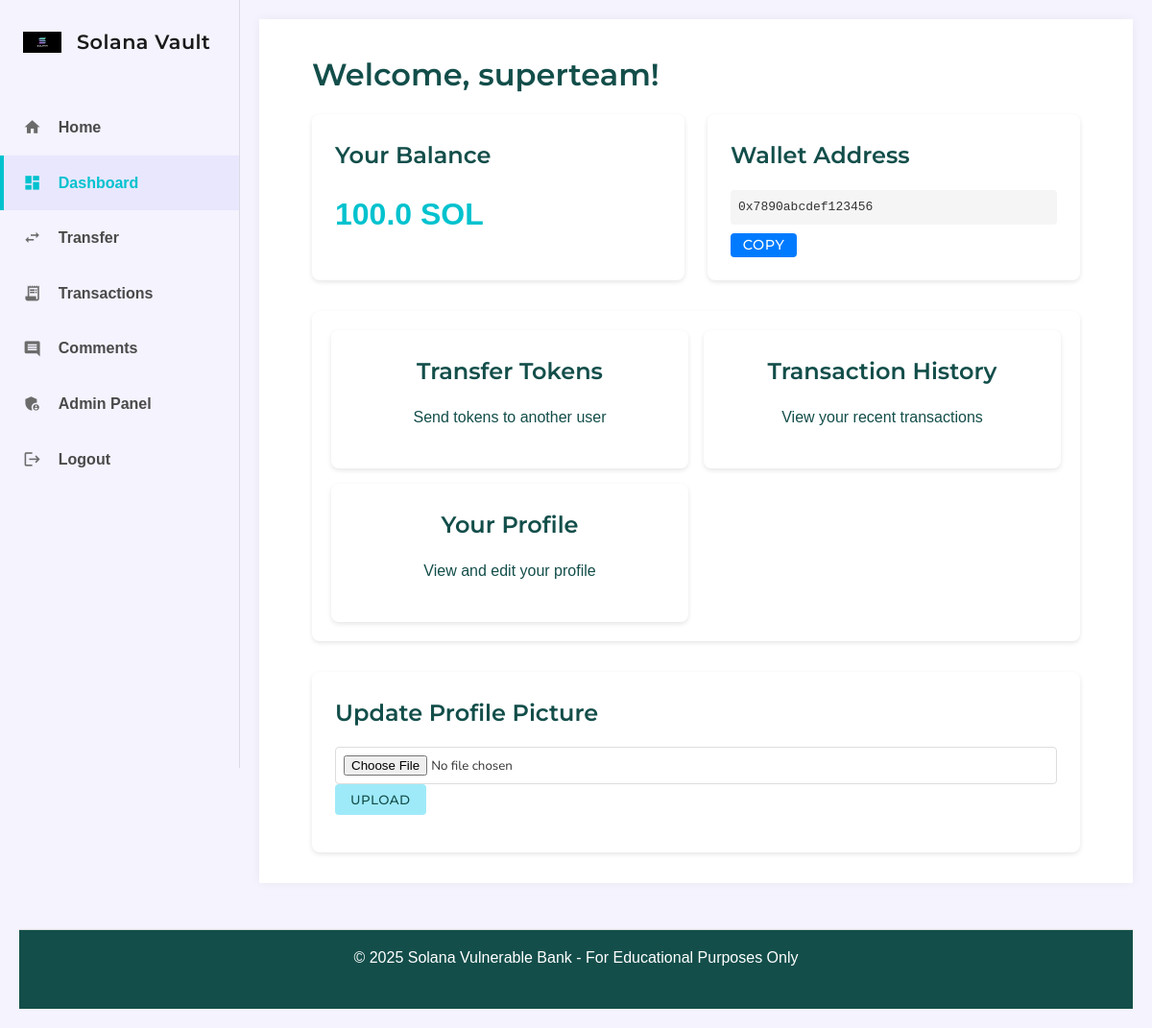
/dashboard (signed in), run on the app's committed database.
### tables this page shows
CREATE TABLE users (
            id INTEGER PRIMARY KEY AUTOINCREMENT,
            username TEXT UNIQUE NOT NULL,
            password TEXT NOT NULL,
            wallet_address TEXT UNIQUE NOT NULL,
            seed_phrase TEXT NOT NULL,
            balance REAL DEFAULT 100.0,
            profile_picture TEXT,
            is_admin BOOLEAN DEFAULT 0,
            is_active BOOLEAN DEFAULT 1,
            last_login DATETIME,
            failed_login_attempts INTEGER DEFAULT 0
        );

### app.py (the view)
    def wrapped_view(**kwargs):
        if 'user_id' not in session:
            flash('Please login first', 'warning')
            return redirect(url_for('auth.login'))
        return view(**kwargs)

### app.py (called while the page is built)
def login_required(view):
    def wrapped_view(**kwargs):
        if 'user_id' not in session:
            flash('Please login first', 'warning')
            return redirect(url_for('auth.login'))
        return view(**kwargs)
    wrapped_view.__name__ = view.__name__
    return wrapped_view

@app.context_processor
def inject_admin_status():
    return dict(is_admin=lambda: 'user_id' in session and is_admin(session['user_id']))

@app.route('/dashboard')
@login_required
def dashboard():
    user_id = session.get('user_id')
    balance = get_balance(user_id)
    return render_template('dashboard.html', balance=balance)

### database.py (called while the page is built)
def get_db():
    db = getattr(g, '_database', None)
    if db is None:
        db = g._database = sqlite3.connect(DATABASE)
        db.row_factory = sqlite3.Row
    return db

def query_db(query, args=(), one=False):
    cur = get_db().execute(query, args)
    rv = cur.fetchall()
    cur.close()
    get_db().commit()
    return (rv[0] if rv else None) if one else rv

def get_user_by_id(user_id):
    return query_db("SELECT * FROM users WHERE id = ?", [user_id], one=True)

def get_balance(user_id):
    user = get_user_by_id(user_id)
    if user:
        return user['balance']
    return 0

def is_admin(user_id):
    user = get_user_by_id(user_id)
    return user and user['is_admin'] == 1

### templates/dashboard.html (shortened to what this page needs)
{% extends "base.html" %}
{% block content %}
<div class="dashboard">
    <h2>Welcome, {{ session.username }}!</h2>
    <div class="wallet-info">
        <div class="balance-card">
            <h3>Your Balance</h3>
            <div class="balance">{{ balance }} SOL</div>
        </div>
        <div class="wallet-address">
            <h3>Wallet Address</h3>
            <div class="address">{{ session.wallet_address }}</div>
            <button class="btn small" onclick="copyToClipboard('{{ session.wallet_address }}')">Copy</button>
        </div>
    </div>
    <div class="quick-actions">
        <a href="{{ url_for('transfer') }}" class="action-card">
            <h3>Transfer Tokens</h3>
            <p>Send tokens to another user</p>
        </a>
        <a href="{{ url_for('transactions') }}" class="action-card">
            <h3>Transaction History</h3>
            <p>View your recent transactions</p>
        </a>
        <a href="{{ url_for('profile', user_id=session.user_id) }}" class="action-card">
            <h3>Your Profile</h3>
            <p>View and edit your profile</p>
        </a>
    </div>
    <div class="profile-upload">
        <h3>Update Profile Picture</h3>
        <form action="{{ url_for('upload_profile_pic') }}" method="POST" enctype="multipart/form-data">
            <div class="form-group">
                <input type="file" name="profile_pic" id="profile_pic">
                <button type="submit" class="btn secondary">Upload</button>
            </div>
        </form>
    </div>
</div>
{% endblock %}

### static/style.css (style rules this page uses)
:root { --primary-color: #00C2CE; --secondary-color: #9FEAF9; --dark-color: #134E4A; --light-color: #F0FDFA; --danger-color: #FF6B6B; --success-color: #51CF66; --warning-color: #FFD43B; --info-color: #339AF0; --sidebar-width: 250px; --header-height: 60px; --font-body: 'Nunito', sans-serif; --font-heading: 'Montserrat', sans-serif; }
* { margin: 0; padding: 0; box-sizing: border-box; }
body { font-family: var(--font-body); line-height: 1.6; color: #333; background-color: #F4F3FE; margin: 0; padding: 0; overflow-x: hidden; }
h1, h2, h3, h4, h5, h6 { font-family: var(--font-heading); font-weight: 600; margin-bottom: 1rem; color: var(--dark-color); }
h2 { font-size: 2rem; }
h3 { font-size: 1.5rem; }
p { margin-bottom: 1rem; }
a { color: var(--primary-color); text-decoration: none; transition: all 0.3s ease; }
.btn { display: inline-block; padding: 0.5rem 1.5rem; background-color: var(--primary-color); color: white; border: none; border-radius: 4px; cursor: pointer; font-family: var(--font-heading); font-weight: 500; text-transform: uppercase; letter-spacing: 0.5px; transition: all 0.3s ease; }
.btn.secondary { background-color: var(--secondary-color); color: var(--dark-color); }
.btn.small { padding: 0.2rem 0.8rem; font-size: 0.9rem; }
.form-group { margin-bottom: 1.5rem; }
.form-group input, .form-group textarea, .form-group select { width: 100%; padding: 0.8rem; border: 1px solid #ddd; border-radius: 4px; font-family: var(--font-body); }
.dashboard { max-width: 800px; margin: 0 auto; }
.wallet-info { display: grid; grid-template-columns: repeat(auto-fit, minmax(300px, 1fr)); gap: 1.5rem; margin-bottom: 2rem; }
.balance-card, .wallet-address { background-color: white; padding: 1.5rem; border-radius: 8px; box-shadow: 0 2px 5px rgba(0,0,0,0.1); }
.balance { font-size: 2rem; font-weight: bold; color: var(--primary-color); }
.address { font-family: monospace; padding: 0.5rem; background-color: #f5f5f5; border-radius: 4px; word-break: break-all; margin-bottom: 0.5rem; }
.quick-actions { display: grid; grid-template-columns: repeat(auto-fit, minmax(250px, 1fr)); gap: 1rem; margin-bottom: 2rem; }
.action-card { background-color: white; padding: 1.5rem; border-radius: 8px; box-shadow: 0 2px 5px rgba(0,0,0,0.1); text-align: center; color: var(--dark-color); }
.profile-upload { background-color: white; padding: 1.5rem; border-radius: 8px; box-shadow: 0 2px 5px rgba(0,0,0,0.1); margin-top: 2rem; }
.quick-actions { background: #fff; border-radius: 8px; padding: 20px; box-shadow: 0 2px 4px rgba(0,0,0,0.1); }
.btn { display: inline-block; padding: 8px 16px; background: #007bff; color: white; text-decoration: none; border-radius: 4px; border: none; cursor: pointer; }
.form-group { margin-bottom: 15px; }
.form-group input, .form-group select { width: 100%; padding: 8px; border: 1px solid #ddd; border-radius: 4px; }

### templates/base.html (style rules this page uses)
body { font-family: sans-serif; line-height: 1.6; margin: 0; padding: 20px; }

### data on the page
users: username "superteam", balance "100.0", wallet_address "0x7890abcdef123456"
